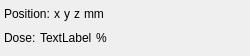
<?xml version="1.0" encoding="UTF-8"?>
<ui version="4.0">
 <class>Form</class>
 <widget class="QWidget" name="Form">
  <property name="geometry">
   <rect>
    <x>0</x>
    <y>0</y>
    <width>250</width>
    <height>56</height>
   </rect>
  </property>
  <property name="sizePolicy">
   <sizepolicy hsizetype="Fixed" vsizetype="Maximum">
    <horstretch>0</horstretch>
    <verstretch>0</verstretch>
   </sizepolicy>
  </property>
  <property name="minimumSize">
   <size>
    <width>250</width>
    <height>0</height>
   </size>
  </property>
  <property name="maximumSize">
   <size>
    <width>400</width>
    <height>56</height>
   </size>
  </property>
  <property name="windowTitle">
   <string>Form</string>
  </property>
  <layout class="QVBoxLayout" name="verticalLayout">
   <property name="spacing">
    <number>4</number>
   </property>
   <property name="leftMargin">
    <number>4</number>
   </property>
   <property name="topMargin">
    <number>4</number>
   </property>
   <property name="rightMargin">
    <number>4</number>
   </property>
   <property name="bottomMargin">
    <number>4</number>
   </property>
   <item>
    <widget class="QWidget" name="position_widget" native="true">
     <property name="sizePolicy">
      <sizepolicy hsizetype="Preferred" vsizetype="Preferred">
       <horstretch>0</horstretch>
       <verstretch>0</verstretch>
      </sizepolicy>
     </property>
     <property name="maximumSize">
      <size>
       <width>16777215</width>
       <height>16777215</height>
      </size>
     </property>
     <layout class="QHBoxLayout" name="horizontalLayout">
      <property name="spacing">
       <number>4</number>
      </property>
      <property name="leftMargin">
       <number>0</number>
      </property>
      <property name="topMargin">
       <number>0</number>
      </property>
      <property name="rightMargin">
       <number>0</number>
      </property>
      <property name="bottomMargin">
       <number>0</number>
      </property>
      <item>
       <widget class="QLabel" name="doseletDescription_label_2">
        <property name="text">
         <string>Position:</string>
        </property>
       </widget>
      </item>
      <item>
       <widget class="QLabel" name="xPosition_label">
        <property name="text">
         <string>x</string>
        </property>
       </widget>
      </item>
      <item>
       <widget class="QLabel" name="yPosition_label">
        <property name="text">
         <string>y</string>
        </property>
       </widget>
      </item>
      <item>
       <widget class="QLabel" name="zPosition_label">
        <property name="text">
         <string>z</string>
        </property>
       </widget>
      </item>
      <item>
       <widget class="QLabel" name="label">
        <property name="text">
         <string>mm</string>
        </property>
       </widget>
      </item>
      <item>
       <spacer name="horizontalSpacer">
        <property name="orientation">
         <enum>Qt::Horizontal</enum>
        </property>
        <property name="sizeHint" stdset="0">
         <size>
          <width>40</width>
          <height>20</height>
         </size>
        </property>
       </spacer>
      </item>
     </layout>
    </widget>
   </item>
   <item>
    <widget class="QWidget" name="doselet_widget" native="true">
     <property name="sizePolicy">
      <sizepolicy hsizetype="Preferred" vsizetype="Preferred">
       <horstretch>0</horstretch>
       <verstretch>0</verstretch>
      </sizepolicy>
     </property>
     <property name="maximumSize">
      <size>
       <width>16777215</width>
       <height>16777215</height>
      </size>
     </property>
     <layout class="QHBoxLayout" name="horizontalLayout_2">
      <property name="spacing">
       <number>4</number>
      </property>
      <property name="leftMargin">
       <number>0</number>
      </property>
      <property name="topMargin">
       <number>0</number>
      </property>
      <property name="rightMargin">
       <number>0</number>
      </property>
      <property name="bottomMargin">
       <number>0</number>
      </property>
      <item>
       <widget class="QLabel" name="doseletDescription_label">
        <property name="text">
         <string>Dose:</string>
        </property>
       </widget>
      </item>
      <item>
       <widget class="QLabel" name="doseletData_label">
        <property name="text">
         <string>TextLabel</string>
        </property>
       </widget>
      </item>
      <item>
       <widget class="QLabel" name="doseletUnit_label">
        <property name="text">
         <string>%</string>
        </property>
       </widget>
      </item>
      <item>
       <spacer name="horizontalSpacer_3">
        <property name="orientation">
         <enum>Qt::Horizontal</enum>
        </property>
        <property name="sizeHint" stdset="0">
         <size>
          <width>40</width>
          <height>20</height>
         </size>
        </property>
       </spacer>
      </item>
     </layout>
    </widget>
   </item>
   <item>
    <spacer name="verticalSpacer">
     <property name="orientation">
      <enum>Qt::Vertical</enum>
     </property>
     <property name="sizeType">
      <enum>QSizePolicy::Maximum</enum>
     </property>
     <property name="sizeHint" stdset="0">
      <size>
       <width>20</width>
       <height>40</height>
      </size>
     </property>
    </spacer>
   </item>
  </layout>
 </widget>
 <resources/>
 <connections/>
</ui>
